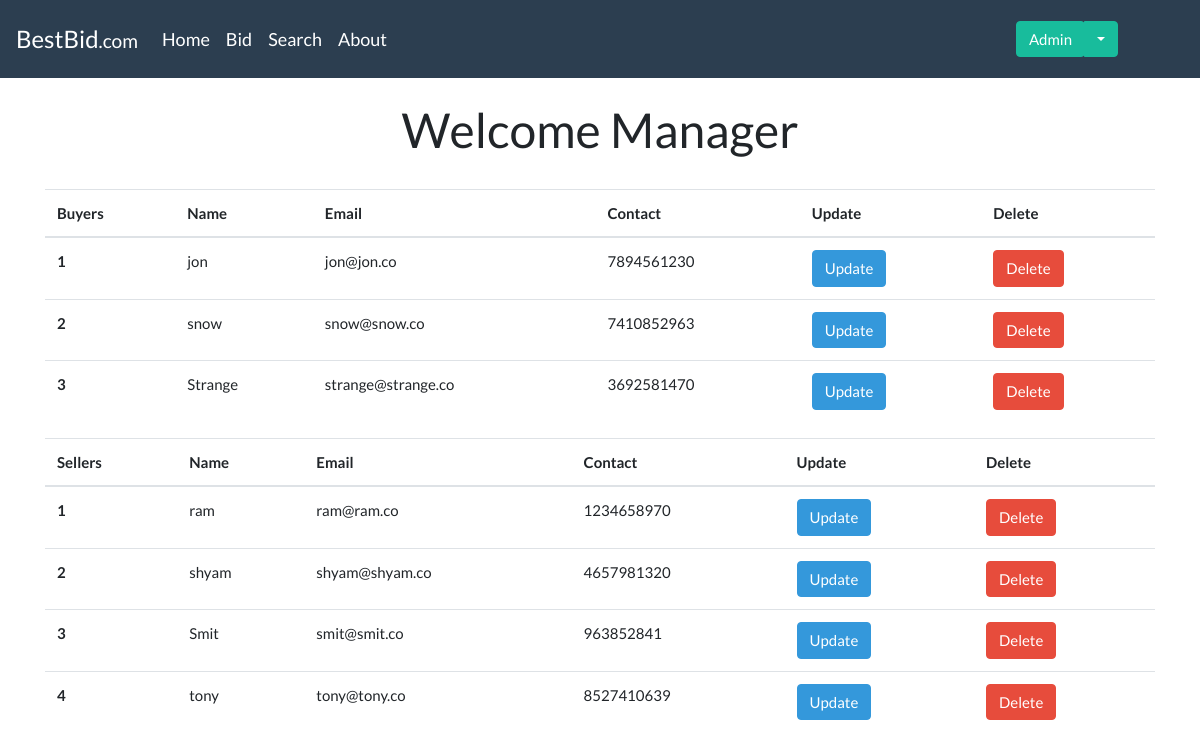
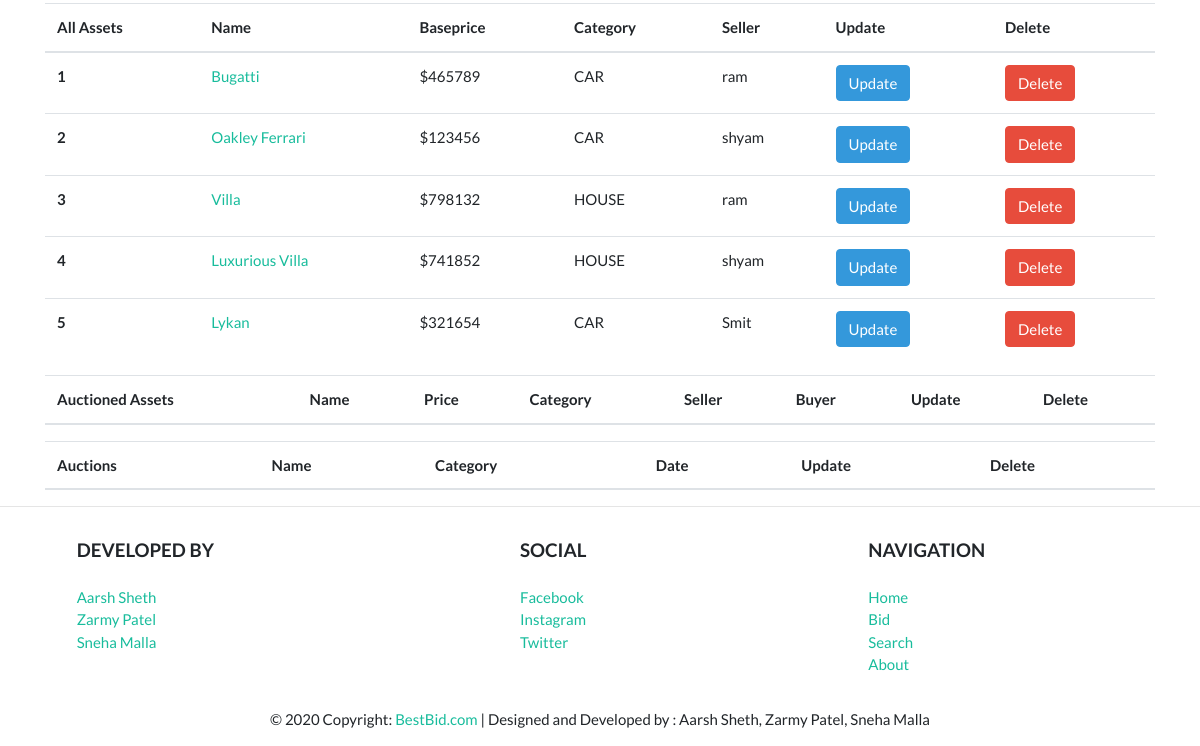
Before: /home/ (signed in) with the older database file (2 pictures, top to bottom).
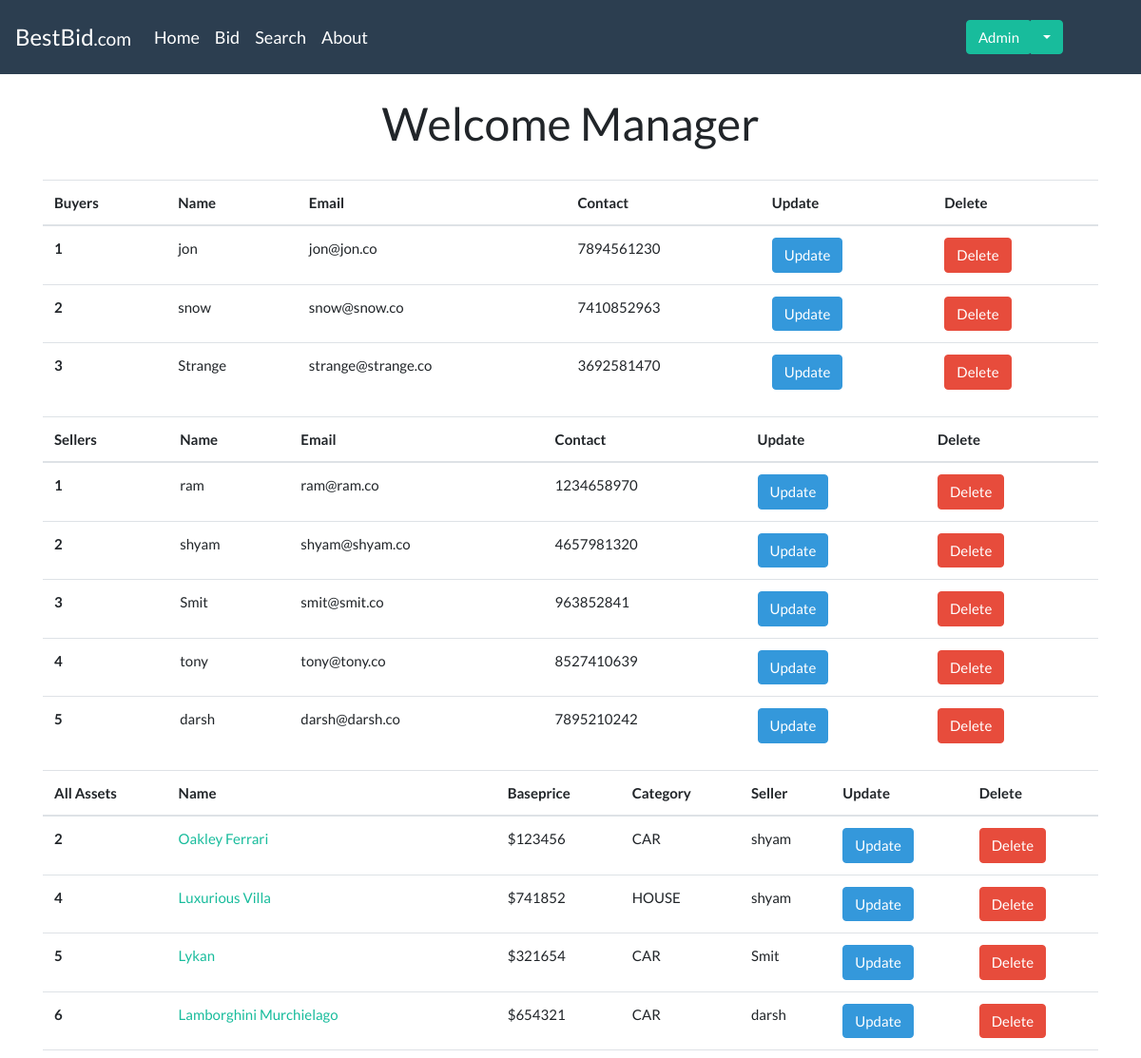
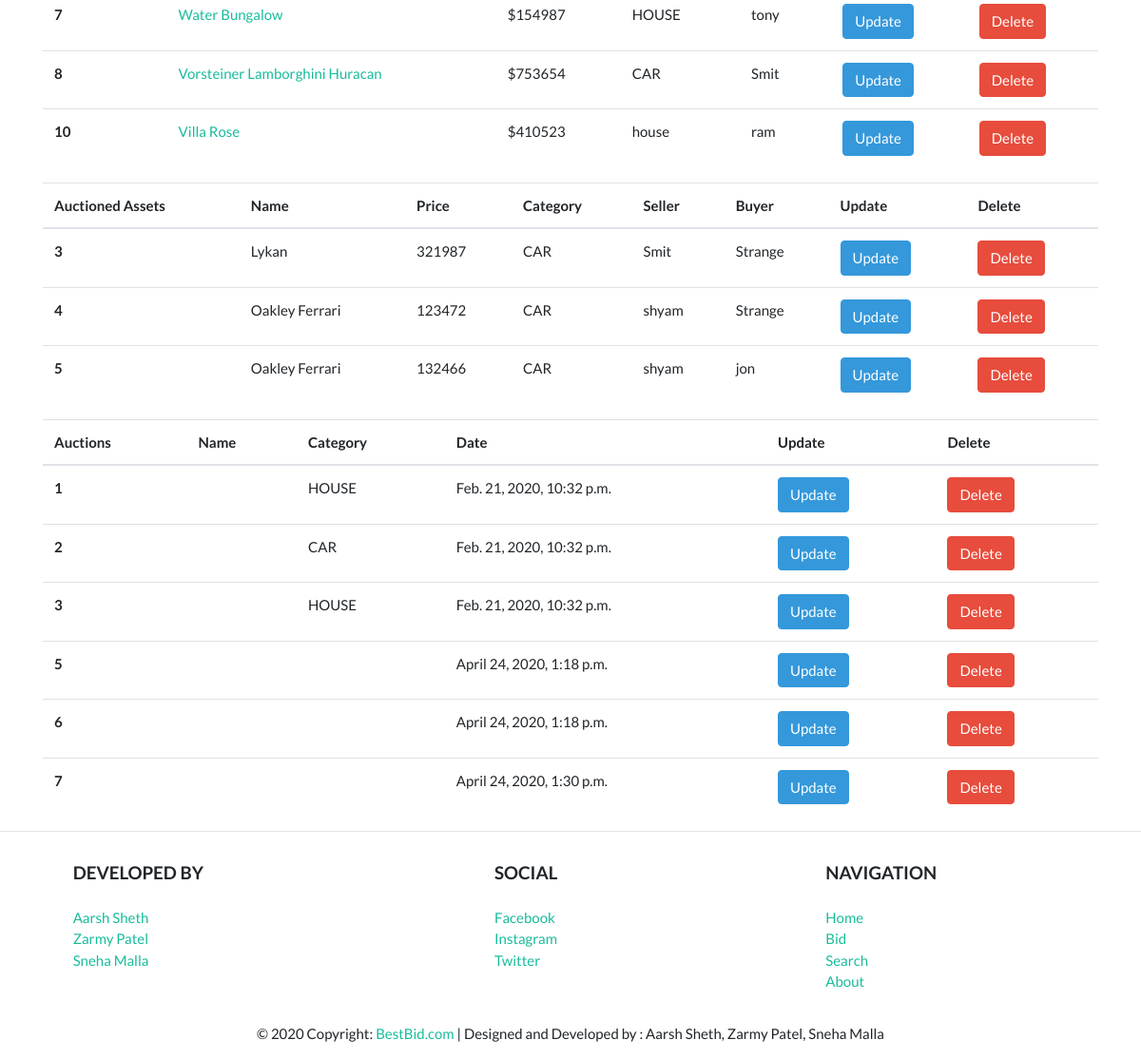
After: the same page with the newer database file (2 pictures, top to bottom).
### bidding/models.py (models this page shows, shortened)
class Buyer(models.Model):
	name = models.CharField(max_length=50, blank=False)
	email = models.EmailField(unique=True, blank=False)
	password = models.CharField(max_length=50, blank=False)
	contact = models.DecimalField(max_digits=10, decimal_places=0, default=0, blank=False)

class Seller(models.Model):
	name = models.CharField(max_length=50, blank=False)
	email = models.EmailField(unique=True, blank=False)
	password = models.CharField(max_length=50, blank=False)
	contact = models.DecimalField(max_digits=10, decimal_places=0, default=0, blank=False)

class Asset(models.Model):
	CATEGORY = (
				('CAR', 'CAR'),
				('HOUSE', 'HOUSE')
				)
	name = models.CharField(max_length=50, blank=False)
	baseprice = models.DecimalField(max_digits=9, decimal_places=0, blank=False)
	image = models.ImageField(upload_to='uploads/', blank=False)
	category = models.CharField(max_length=5, choices=CATEGORY, blank=False)
	details = models.CharField(max_length=500, blank=False)# , widget=forms.Textarea)
	seller = models.ForeignKey(Seller, null=True, on_delete=models.SET_NULL, blank=False)
	sold = models.BooleanField(default=False)
	def __str__(self):
		return self.name
	def get_abs_url(self):
		return reverse("asset", kwargs={"id" : self.id})

class AuctionedAsset(models.Model):
	CATEGORY = (
				('CAR', 'CAR'),
				('HOUSE', 'HOUSE')
				)
	auction_id = models.ForeignKey(Auction, null=True, on_delete=models.CASCADE)
	asset = models.OneToOneField(Asset, null=True, on_delete=models.CASCADE, unique=True)
	seller = models.ForeignKey(Seller, null=True, on_delete=models.CASCADE)
	buyer = models.ForeignKey(Buyer, null=True, on_delete=models.CASCADE)
	category = models.CharField(max_length=5, null=True, choices=CATEGORY, default=None)
	price = models.DecimalField(max_digits=9, decimal_places=0, blank=False)

class Auction(models.Model):
	CATEGORY = (
				('CAR', 'CAR'),
				('HOUSE', 'HOUSE')
				)
	category = models.CharField(max_length=5, choices=CATEGORY)
	date = models.DateTimeField(auto_now_add=True, blank=False)

### bidding/views.py (the view)
# urls.py: 2. Add a URL to urlpatterns:  path('', views.home, name='home')
@login_required(login_url='adminLogin')
def home(request):
	assets = Asset.objects.all()
	sellers = Seller.objects.all()
	buyers = Buyer.objects.all()
	auctions = Auction.objects.all()
	auctionedAssets = AuctionedAsset.objects.all()
	context = {
		'assets' : assets,
		'sellers' : sellers,
		'buyers' : buyers,
		'auctions' : auctions,
		'auctionedAssets' : auctionedAssets,
	}
	return render(request, 'bidding/home.html', context)

### bidding/templates/bidding/home.html (shortened to what the changed rows need)
{% extends 'base.html' %}
{% load static %}
			{% block body %}
				<div class="container">
					<br>
					<h1 style="text-align: center;">Welcome Manager</h1>
					<br>
					<div>
						<table class="table table-hover">
							<thead>
								<tr>
									<th scope="col">Buyers</th>
									<th scope="col">Name</th>
									<th scope="col">Email</th>
									<th scope="col">Contact</th>
									<th scope="col">Update</th>
									<th scope="col">Delete</th>
								</tr>
							</thead>
							<tbody>
								{% for buyer in buyers %}
									<tr>
										<th scope="row">{{ buyer.id }}</th>
										<td>{{ buyer.name }}</td>
										<td>{{ buyer.email }}</td>
										<td>{{ buyer.contact }}</td>
										<td><a class="btn btn-info" href="#">Update</a></td>
										<td><a class="btn btn-danger" href="#">Delete</a></td>
									</tr>
								{% endfor %}
							</tbody>
						</table>
						<table class="table table-hover">
							<thead>
								<tr>
									<th scope="col">Sellers</th>
									<th scope="col">Name</th>
									<th scope="col">Email</th>
									<th scope="col">Contact</th>
									<th scope="col">Update</th>
									<th scope="col">Delete</th>
							</thead>
							<tbody>
								{% for seller in sellers %}
									<tr>
										<th scope="row">{{ seller.id }}</th>
										<td>{{ seller.name }}</td>
										<td>{{ seller.email }}</td>
										<td>{{ seller.contact }}</td>
										<td><a class="btn btn-info" href="#">Update</a></td>
										<td><a class="btn btn-danger" href="#">Delete</a></td>
									</tr>
								{% endfor %}
							</tbody>
						</table>
						<table class="table table-hover">
							<thead>
								<tr>
									<th scope="col">All Assets</th>
									<th scope="col">Name</th>
									<th scope="col">Baseprice</th>
									<th scope="col">Category</th>
									<th scope="col">Seller</th>
									<th scope="col">Update</th>
									<th scope="col">Delete</th>
							</thead>
							<tbody>
								{% for asset in assets %}
									<tr>
										<th scope="row">{{ asset.id }}</th>
										<td><a href="{{ asset.get_abs_url }}">{{ asset.name }}</a></td>
										<td>${{ asset.baseprice }}</td>
										<td>{{ asset.category }}</td>
										<td>{{ asset.seller.name }}</td>
										<td><button class="btn btn-info">Update</button></td>
										<td><button type="submit" class="btn btn-danger" data-toggle="modal" data-target="#delete">Delete</button></td>
									</tr>
								{% endfor %}
							</tbody>
						</table>
						<table class="table table-hover">
							<thead>
								<tr>
									<th scope="col">Auctioned Assets</th>
									<th scope="col">Name</th>
									<th scope="col">Price</th>
									<th scope="col">Category</th>
									<th scope="col">Seller</th>
									<th scope="col">Buyer</th>
									<th scope="col">Update</th>
									<th scope="col">Delete</th>
								</tr>
							</thead>
							<tbody>
								{% for auctionedAsset in auctionedAssets %}
									<tr>
										<th scope="row">{{ auctionedAsset.id }}</th>
										<td>{{ auctionedAsset.asset }}</td>
										<td>{{ auctionedAsset.price }}</td>
										<td>{{ auctionedAsset.category }}</td>
										<td>{{ auctionedAsset.seller.name }}</td>
										<td>{{ auctionedAsset.buyer.name }}</td>
										<td><a class="btn btn-info" href="#">Update</a></td>
										<td><a class="btn btn-danger" href="#">Delete</a></td>
									</tr>
								{% endfor %}
							</tbody>
						</table>
						<table class="table table-hover">
							<thead>
								<tr>
									<th scope="col">Auctions</th>
									<th scope="col">Name</th>
									<th scope="col">Category</th>
									<th scope="col">Date</th>
									<th scope="col">Update</th>
									<th scope="col">Delete</th>
								</tr>
							</thead>
							<tbody>
								{% for auction in auctions %}
									<tr>
										<th scope="row">{{ auction.id }}</th>
										<td>{{ auction.asset }}</td>
										<td>{{ auction.category }}</td>
										<td>{{ auction.date }}</td>
										<td><a class="btn btn-info" href="#">Update</a></td>
										<td><a class="btn btn-danger" href="#">Delete</a></td>
									</tr>
								{% endfor %}
							</tbody>
						</table>
					</div>
				</div>
			{% endblock %}

Changed rows visible on the page:
removed Asset: id "1", name "Bugatti", baseprice "465789", category "CAR", seller.name "ram"
removed Asset: id "3", name "Villa", baseprice "798132", category "HOUSE", seller.name "ram"
added Seller: id "5", name "darsh", email "darsh@darsh.co", contact "7895210242"
added Asset: id "6", name "Lamborghini Murchielago", baseprice "654321", category "CAR", seller.name "darsh"
added Asset: id "7", name "Water Bungalow", baseprice "154987", category "HOUSE", seller.name "tony"
added Asset: id "8", name "Vorsteiner Lamborghini Huracan", baseprice "753654", category "CAR", seller.name "Smit"
added Asset: id "10", name "Villa Rose", baseprice "410523", category "house", seller.name "ram"
added AuctionedAsset: id "3", asset "Lykan", price "321987", category "CAR", seller.name "Smit", buyer.name "Strange"
added AuctionedAsset: id "4", asset "Oakley Ferrari", price "123472", category "CAR", seller.name "shyam", buyer.name "Strange"
added AuctionedAsset: id "5", asset "Oakley Ferrari", price "132466", category "CAR", seller.name "shyam", buyer.name "jon"
added Auction: id "1", category "HOUSE", date "Feb. 21, 2020, 10:32 p.m."
added Auction: id "2", category "CAR", date "Feb. 21, 2020, 10:32 p.m."
added Auction: id "3", category "HOUSE", date "Feb. 21, 2020, 10:32 p.m."
added Auction: id "5", date "April 24, 2020, 1:18 p.m."
added Auction: id "6", date "April 24, 2020, 1:18 p.m."
added Auction: id "7", date "April 24, 2020, 1:30 p.m."
